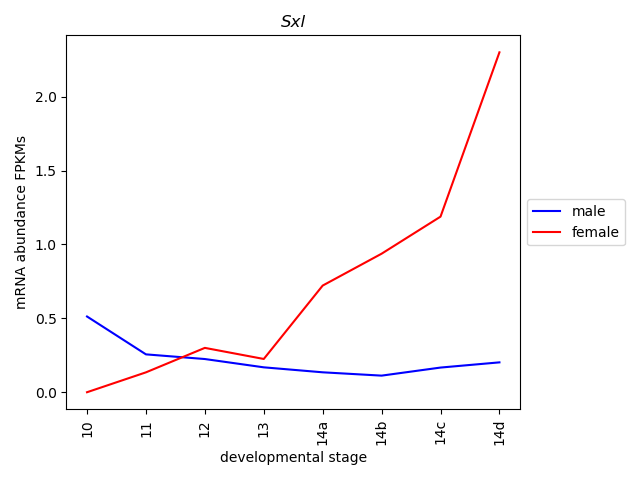

This figure's Python source:
#!/usr/bin/env python3

"""
Usage: ./d4q2.py 

Mean value of transcripts of a specific gene
"""

import sys
import pandas as pd
import os
import matplotlib.pyplot as plt
import numpy as np

def general_gend(gender):
    df = pd.read_csv( sys.argv[2] )
    soi = df.loc[:,"sex"] == gender
    df = df.loc[soi,:]
    

    all_fpkms = []
    mean_fpkms = []
    for index, sample, sex, stage in df.itertuples():
        filename = os.path.join( sys.argv[3], sample, "t_data.ctab" )
        ctab_df = pd.read_table( filename, index_col="t_name" )
        roi = ctab_df.loc[:,"gene_name"] == sys.argv[1]
        all_fpkms.append(ctab_df.loc[roi, "FPKM"])
        mean_fpkms.append(np.mean(all_fpkms))
    return mean_fpkms


mean_m_fpkms = general_gend( "male")
mean_f_fpkms = general_gend("female")


fig, ax = plt.subplots()
ax.plot( mean_m_fpkms, c = "blue" )
ax.plot( mean_f_fpkms, c = "red" )
ax.set_title("Sxl", style= 'italic')
ax.set_xlabel("developmental stage")
ax.set_ylabel("mRNA abundance FPKMs")

my_x = ["9","10","11","12","13","14a","14b","14c","14d"]
ax.set_xticklabels(labels = my_x)
plt.xticks(rotation=90)
plt.legend(["male", "female"], loc = 'center left', bbox_to_anchor = (1,0.5))
plt.tight_layout()
fig.savefig( "d4q2.png" )
plt.close( fig )
